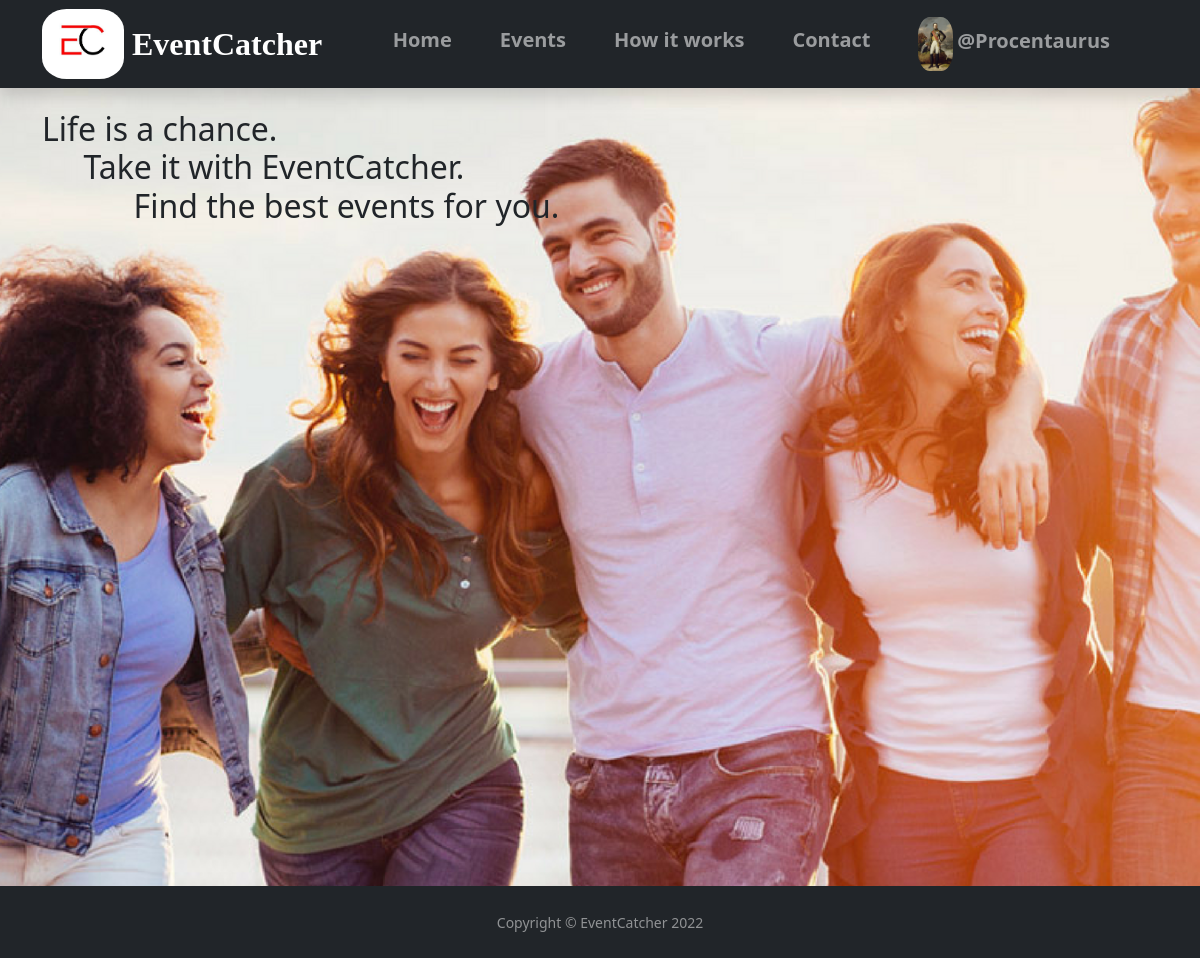
/ (signed in), run on the app's committed database.
### main/models.py (models this page shows, shortened)
class MyUser(AbstractBaseUser):
    def user_directory_path(instance, filename):
        return 'profileImages/user_{0}/{1}'.format(instance.id, filename)
    email = models.EmailField(max_length=50, unique=True)
    username = models.CharField(max_length=30, unique=True)
    date_joined = models.DateTimeField(verbose_name="date joined", auto_now_add=True)
    last_login = models.DateTimeField(verbose_name="last login", auto_now=True)
    hide_mail = models.BooleanField(default=True)
    phone_number = models.PositiveIntegerField(null=True, unique=True, validators=[MinValueValidator(111111111), MaxValueValidator(999999999)])
    friends = models.ManyToManyField('self', blank=True)
    image = models.ImageField(null=True, blank=True, upload_to=user_directory_path, default="model.png")
    is_admin = models.BooleanField(default=False)
    is_active = models.BooleanField(default=True)
    is_superuser = models.BooleanField(default=False)
    is_staff = models.BooleanField(default=False)
    USERNAME_FIELD = 'email'
    REQUIRED_FIELDS = ['username']
    objects = MyUserManager()
    def __str__(self):
        return self.username

### main/views.py (the view)
# urls.py: 2. Add a URL to urlpatterns:  path('', views.home, name='home')
def home(request):
    return render(request, 'main/home.html')

### main/templates/main/home.html
{% extends 'main.html' %}
{% block content %}
  <header class="masthead">
    <div class="container h-100">
      <div class="row h-100 align-items-start">
        <div class="col-12 text-start mt-4">
          <h1 class="fw-light fs-2">Life is a chance.<br>
            &nbsp;&nbsp;&nbsp;&nbsp;&nbsp;Take it with EventCatcher.<br>
            &nbsp;&nbsp;&nbsp;&nbsp;&nbsp;&nbsp;&nbsp;&nbsp;&nbsp;&nbsp;&nbsp;Find the best events for you.
          </h1>
        </div>
      </div>
    </div>
  </header>
{% endblock content %}

### templates/navbar.html (shortened to what this page needs)
{% load static %}
<section>
    <nav class="navbar navbar-expand-lg navbar-dark bg-dark shadow fixed-top p-1">
        <div class="container">
        <a class="navbar-brand me-2" href="#">
            <img id="logoimg" src="{% static 'images/logo.jpg' %}" alt="LOGO" id="logo">
        </a>
        <a class="navbar-brand" href="#"><span id="logofont">EventCatcher</span></a>
        <div class="collapse navbar-collapse" id="navbarResponsive">
            <ul class="navbar-nav ms-auto">
                <li class="nav-item mx-3 mt-2">
                    <a class="nav-link" href="{% url 'home' %}"><span class="fw-bold fs-5">Home</span></a>
                </li>
                <li class="nav-item mx-3  mt-2">
                    <a class="nav-link" href="{% url 'eventshowdown' %}"><span class="fw-bold fs-5">Events</span></a>
                </li>
                <li class="nav-item mx-3  mt-2">
                    <a class="nav-link" href="#"><span class="fw-bold fs-5">How it works</span></a>
                </li>
                <li class="nav-item mx-3  mt-2">
                    <a class="nav-link" href="#"><span class="fw-bold fs-5">Contact</span></a>
                </li>
                {% if request.user.is_authenticated %}
                <li class="nav-item mx-3">
                    <a class="nav-link" href="{% url 'userprofile' request.user.id %}">
                        <img class="avatar" src="{{ request.user.image.url }}">
                        <span id="navusername" class="text-nowrap fs-5 me-4 fw-bold">@{{request.user}}</span>
                    </a>
                </li>
                {% endif %}
            </ul>
        </div>
    </nav>
    <div style="height:86px;"></div>
</section>

### static/css/main.css (style rules this page uses)
.masthead { height: 100vh; min-height: 500px; background-image: url("/static/images/front.webp"); background-size: cover; background-position: center; background-repeat: no-repeat; }
#logofont { font-family:'Times New Roman', Times, serif; font-weight: 900; font-size: 32px; }
#logoimg { border-radius: 30%; max-height: 70px; padding: 0; }
body { background-color: white; background-image: linear-gradient(to right, #cbce38 ,#fff8e0, #a84b20); }
.avatar { max-width: 54px; max-height:54px; margin: 0; border-radius: 35%; }

### data on the page
MyUser: user.image (picture), user "Procentaurus"
